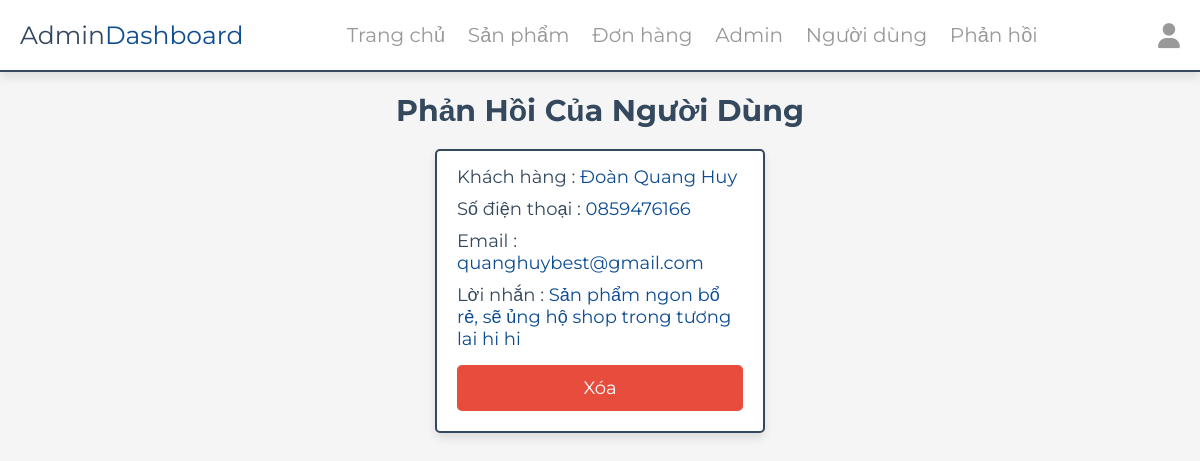
/admin/messages.php (signed in), run on the app's committed database.
### tables this page shows
CREATE TABLE `messages` (
  `id` int(100) NOT NULL,
  `user_id` int(100) NOT NULL,
  `name` varchar(100) NOT NULL,
  `email` varchar(100) NOT NULL,
  `number` varchar(12) NOT NULL,
  `message` varchar(500) NOT NULL
);

### admin/messages.php (the view, shortened to what this page needs)
<?php
include '../components/connect.php';
?>
<!DOCTYPE html>
<html lang="en">
<head>
   <link rel="stylesheet" href="https://cdnjs.cloudflare.com/ajax/libs/font-awesome/6.1.1/css/all.min.css">
   <link rel="stylesheet" href="../css/admin_style.css">
</head>
<body>
   <?php include '../components/admin_header.php' ?>
   <section class="messages">
      <h1 class="heading">Phản hồi của người dùng</h1>
      <div class="box-container">
         <?php
         $select_messages = $conn->prepare("SELECT * FROM `messages`");
         $select_messages->execute();
         if ($select_messages->rowCount() > 0) {
            while ($fetch_messages = $select_messages->fetch(PDO::FETCH_ASSOC)) {
         ?>
               <div class="box">
                  <p> Khách hàng : <span><?= $fetch_messages['name']; ?></span> </p>
                  <p> Số điện thoại : <span><?= $fetch_messages['number']; ?></span> </p>
                  <p> Email : <span><?= $fetch_messages['email']; ?></span> </p>
                  <p> Lời nhắn : <span><?= $fetch_messages['message']; ?></span> </p>
                  <a href="messages.php?delete=<?= $fetch_messages['id']; ?>" class="delete-btn" onclick="return confirm('Bạn có chắc muốn xóa?');">Xóa</a>
               </div>
         <?php
            }
         } else {
            echo '<p class="empty">Chưa có lời phản hồi!</p>';
         }
         ?>
      </div>
   </section>
</body>
</html>

### css/admin_style.css (style rules this page uses)
:root { --main-color: #0D4C92; --red: #e74c3c; --orange: #f39c12; --black: #34495e; --white: #fff; --light-bg: #f5f5f5; --light-color: #999; --border: .2rem solid var(--black); --box-shadow: 0 .5rem 1rem rgba(0, 0, 0, .1); }
* { font-family: 'Montserrat', sans-serif; margin: 0; padding: 0; box-sizing: border-box; text-decoration: none; outline: none; border: none; }
html { font-size: 62.5%; overflow-x: hidden; }
body { background-color: var(--light-bg); }
section { max-width: 1200px; margin: 0 auto; padding: 2rem; }
.btn, .delete-btn, .option-btn { display: block; margin-top: 1rem; border-radius: .5rem; cursor: pointer; width: 100%; font-size: 1.8rem; color: var(--white); padding: 1.2rem 3rem; text-transform: capitalize; text-align: center; }
.delete-btn { background-color: var(--red); }
.heading { text-align: center; margin-bottom: 2rem; text-transform: capitalize; color: var(--black); font-size: 3rem; }
.messages .box-container { display: grid; grid-template-columns: repeat(auto-fit, 33rem); gap: 1.5rem; justify-content: center; align-items: flex-start; }
.messages .box-container .box { background-color: var(--white); border-radius: .5rem; box-shadow: var(--box-shadow); border: var(--border); padding: 2rem; padding-top: 1rem; }
.messages .box-container .box p { padding: .5rem 0; font-size: 1.8rem; color: var(--black); }
.messages .box-container .box p span { color: var(--main-color); }

### data on the page
messages: name "Đoàn Quang Huy", number "0859476166", email "quanghuybest@gmail.com", message "Sản phẩm ngon bổ rẻ, sẽ ủng hộ shop trong tương lai hi hi"
